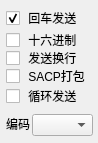
               <widget class="QWidget" name="scrollAreaWidgetContents">
                <property name="geometry">
                 <rect>
                  <x>0</x>
                  <y>0</y>
                  <width>98</width>
                  <height>143</height>
                 </rect>
                </property>
                <widget class="QCheckBox" name="c_hex_send">
                 <property name="geometry">
                  <rect>
                   <x>6</x>
                   <y>30</y>
                   <width>81</width>
                   <height>20</height>
                  </rect>
                 </property>
                 <property name="maximumSize">
                  <size>
                   <width>200</width>
                   <height>16777215</height>
                  </size>
                 </property>
                 <property name="font">
                  <font>
                   <pointsize>9</pointsize>
                  </font>
                 </property>
                 <property name="layoutDirection">
                  <enum>Qt::LeftToRight</enum>
                 </property>
                 <property name="text">
                  <string> 十六进制</string>
                 </property>
                </widget>
                <widget class="QComboBox" name="c_send_encode">
                 <property name="geometry">
                  <rect>
                   <x>32</x>
                   <y>114</y>
                   <width>61</width>
                   <height>22</height>
                  </rect>
                 </property>
                 <property name="font">
                  <font>
                   <pointsize>8</pointsize>
                  </font>
                 </property>
                </widget>
                <widget class="QLabel" name="label_15">
                 <property name="geometry">
                  <rect>
                   <x>6</x>
                   <y>114</y>
                   <width>54</width>
                   <height>20</height>
                  </rect>
                 </property>
                 <property name="minimumSize">
                  <size>
                   <width>0</width>
                   <height>20</height>
                  </size>
                 </property>
                 <property name="font">
                  <font>
                   <pointsize>9</pointsize>
                  </font>
                 </property>
                 <property name="text">
                  <string>编码</string>
                 </property>
                </widget>
                <widget class="QCheckBox" name="c_send_enter">
                 <property name="geometry">
                  <rect>
                   <x>6</x>
                   <y>50</y>
                   <width>96</width>
                   <height>16</height>
                  </rect>
                 </property>
                 <property name="text">
                  <string> 发送换行</string>
                 </property>
                </widget>
                <widget class="QCheckBox" name="c_is_pack">
                 <property name="geometry">
                  <rect>
                   <x>6</x>
                   <y>68</y>
                   <width>96</width>
                   <height>16</height>
                  </rect>
                 </property>
                 <property name="text">
                  <string> SACP打包</string>
                 </property>
                </widget>
                <widget class="QCheckBox" name="c_auto_send">
                 <property name="geometry">
                  <rect>
                   <x>6</x>
                   <y>88</y>
                   <width>80</width>
                   <height>16</height>
                  </rect>
                 </property>
                 <property name="sizePolicy">
                  <sizepolicy hsizetype="Minimum" vsizetype="Fixed">
                   <horstretch>0</horstretch>
                   <verstretch>0</verstretch>
                  </sizepolicy>
                 </property>
                 <property name="maximumSize">
                  <size>
                   <width>80</width>
                   <height>16777215</height>
                  </size>
                 </property>
                 <property name="font">
                  <font>
                   <pointsize>9</pointsize>
                  </font>
                 </property>
                 <property name="layoutDirection">
                  <enum>Qt::LeftToRight</enum>
                 </property>
                 <property name="text">
                  <string> 循环发送</string>
                 </property>
                </widget>
                <widget class="QCheckBox" name="c_enter_send">
                 <property name="geometry">
                  <rect>
                   <x>6</x>
                   <y>8</y>
                   <width>81</width>
                   <height>20</height>
                  </rect>
                 </property>
                 <property name="maximumSize">
                  <size>
                   <width>200</width>
                   <height>16777215</height>
                  </size>
                 </property>
                 <property name="font">
                  <font>
                   <pointsize>9</pointsize>
                  </font>
                 </property>
                 <property name="layoutDirection">
                  <enum>Qt::LeftToRight</enum>
                 </property>
                 <property name="text">
                  <string> 回车发送</string>
                 </property>
                 <property name="checked">
                  <bool>true</bool>
                 </property>
                </widget>
               </widget>
